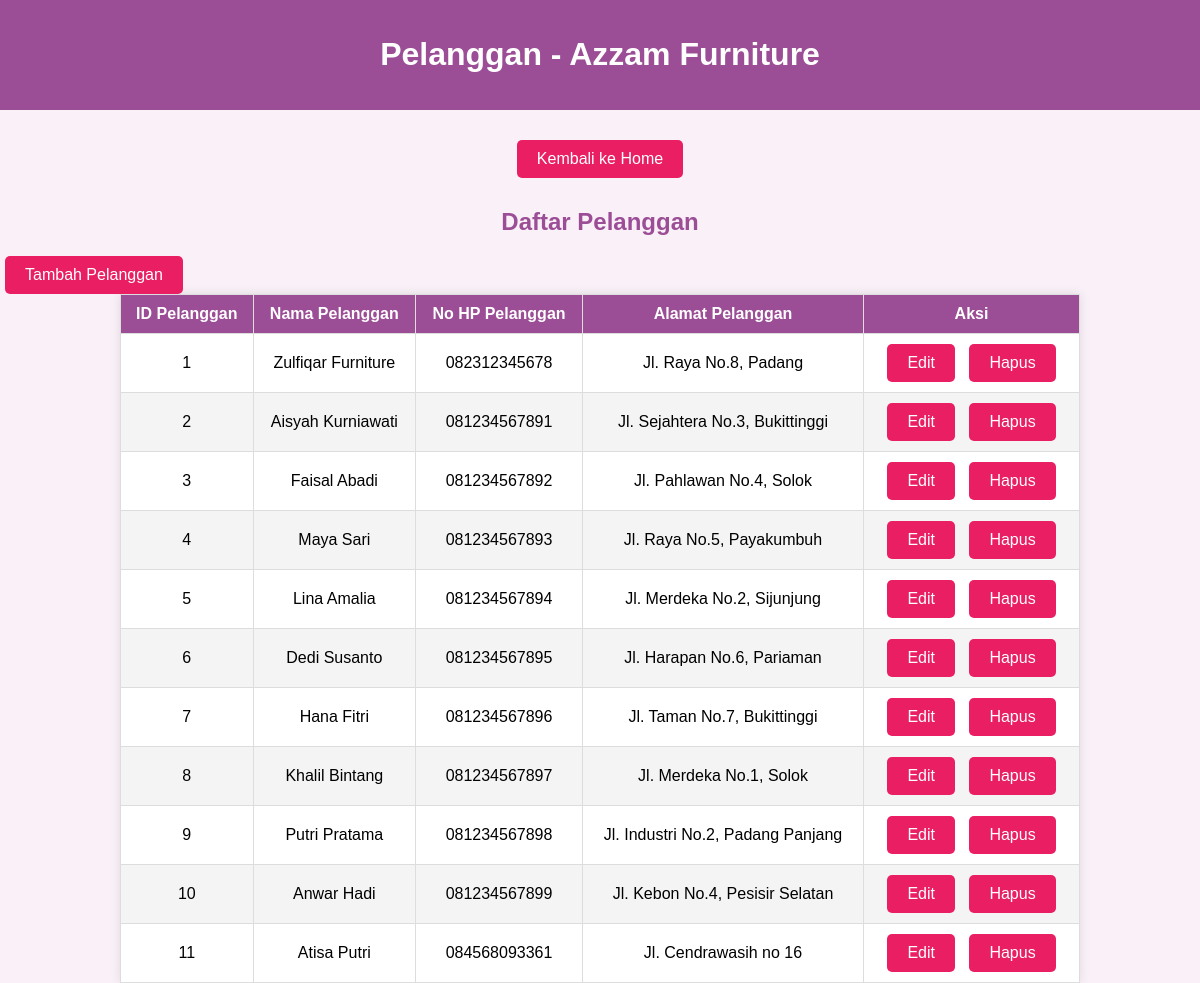
The app's page /pelanggan.php with its own data.
### tables this page shows
CREATE TABLE `pelanggan` (
  `id_pelanggan` int(12) NOT NULL,
  `nama_pelanggan` varchar(50) NOT NULL,
  `no_hp_pelanggan` varchar(15) NOT NULL,
  `alamat_pelanggan` varchar(100) NOT NULL
);

### pelanggan.php (the view, shortened to what this page needs)
<?php
include('database_project.php');
$sql = "SELECT * FROM pelanggan";
$result = $conn->query($sql);
?>
<!DOCTYPE html>
<html lang="id">
<head>
    <link rel="stylesheet" href="style.css">
</head>
<body>
<header>
    <h1>Pelanggan - Azzam Furniture</h1>
</header>
<nav>
    <a href="index.php">Kembali ke Home</a>
</nav>
<h2>Daftar Pelanggan</h2>
<a href="pelanggan_insert.php" class="button">Tambah Pelanggan</a>
<table border="1" cellpadding="10" cellspacing="0">
    <thead>
        <tr>
            <th>ID Pelanggan</th>
            <th>Nama Pelanggan</th>
            <th>No HP Pelanggan</th>
            <th>Alamat Pelanggan</th>
            <th>Aksi</th>
        </tr>
    </thead>
    <tbody>
        <?php while($row = $result->fetch_assoc()): ?>
            <tr>
                <td><?php echo $row['id_pelanggan']; ?></td>
                <td><?php echo $row['nama_pelanggan']; ?></td>
                <td><?php echo $row['no_hp_pelanggan']; ?></td>
                <td><?php echo $row['alamat_pelanggan']; ?></td>
                <td>
                    <a href="pelanggan_edit.php?id=<?php echo $row['id_pelanggan']; ?>" class="button">Edit</a>
                    <a href="pelanggan_delete.php?id=<?php echo $row['id_pelanggan']; ?>" class="button" onclick="return confirm('Apakah Anda yakin ingin menghapus?')">Hapus</a>
                </td>
            </tr>
        <?php endwhile; ?>
    </tbody>
</table>
</body>
</html>

### style.css (style rules this page uses)
body { font-family: Arial, sans-serif; margin: 0; padding: 0; background-color: #f9f0f8; }
header { background-color: #9b4d96; color: white; padding: 15px; text-align: center; }
nav { display: flex; flex-wrap: wrap; justify-content: center; margin: 20px; }
nav a { background-color: #e91e63; color: white; padding: 10px 20px; margin: 10px; text-decoration: none; border-radius: 5px; font-size: 16px; }
h2 { text-align: center; font-size: 24px; color: #9b4d96; margin-bottom: 20px; }
a.button { display: block; text-align: center; background-color: #e91e63; color: white; padding: 10px 20px; border-radius: 5px; text-decoration: none; font-size: 16px; margin: 0 auto 20px auto; }
table { width: 80%; margin: 0 auto; border-collapse: collapse; background-color: #fff; box-shadow: 0 0 10px rgba(0, 0, 0, 0.1); }
table th, table td { text-align: center; padding: 10px; border: 1px solid #ddd; }
table th { background-color: #9b4d96; color: white; }
table tbody tr:nth-child(even) { background-color: #f4f4f4; }
a.button { background-color: #e91e63; color: white; padding: 5px 10px; border-radius: 5px; text-decoration: none; font-size: 14px; margin: 0 5px; }
a.button { display: inline-block; background-color: #e91e63; color: white; padding: 10px 20px; border-radius: 5px; text-decoration: none; font-size: 16px; text-align: center; }

### records on screen
pelanggan: id_pelanggan "1", nama_pelanggan "Zulfiqar Furniture", no_hp_pelanggan "082312345678", alamat_pelanggan "Jl. Raya No.8, Padang"
pelanggan: id_pelanggan "2", nama_pelanggan "Aisyah Kurniawati", no_hp_pelanggan "081234567891", alamat_pelanggan "Jl. Sejahtera No.3, Bukittinggi"
pelanggan: id_pelanggan "3", nama_pelanggan "Faisal Abadi", no_hp_pelanggan "081234567892", alamat_pelanggan "Jl. Pahlawan No.4, Solok"
pelanggan: id_pelanggan "4", nama_pelanggan "Maya Sari", no_hp_pelanggan "081234567893", alamat_pelanggan "Jl. Raya No.5, Payakumbuh"
pelanggan: id_pelanggan "5", nama_pelanggan "Lina Amalia", no_hp_pelanggan "081234567894", alamat_pelanggan "Jl. Merdeka No.2, Sijunjung"
pelanggan: id_pelanggan "6", nama_pelanggan "Dedi Susanto", no_hp_pelanggan "081234567895", alamat_pelanggan "Jl. Harapan No.6, Pariaman"
pelanggan: id_pelanggan "7", nama_pelanggan "Hana Fitri", no_hp_pelanggan "081234567896", alamat_pelanggan "Jl. Taman No.7, Bukittinggi"
pelanggan: id_pelanggan "8", nama_pelanggan "Khalil Bintang", no_hp_pelanggan "081234567897", alamat_pelanggan "Jl. Merdeka No.1, Solok"
pelanggan: id_pelanggan "9", nama_pelanggan "Putri Pratama", no_hp_pelanggan "081234567898", alamat_pelanggan "Jl. Industri No.2, Padang Panjang"
pelanggan: id_pelanggan "10", nama_pelanggan "Anwar Hadi", no_hp_pelanggan "081234567899", alamat_pelanggan "Jl. Kebon No.4, Pesisir Selatan"
pelanggan: id_pelanggan "11", nama_pelanggan "Atisa Putri", no_hp_pelanggan "084568093361", alamat_pelanggan "Jl. Cendrawasih no 16"
